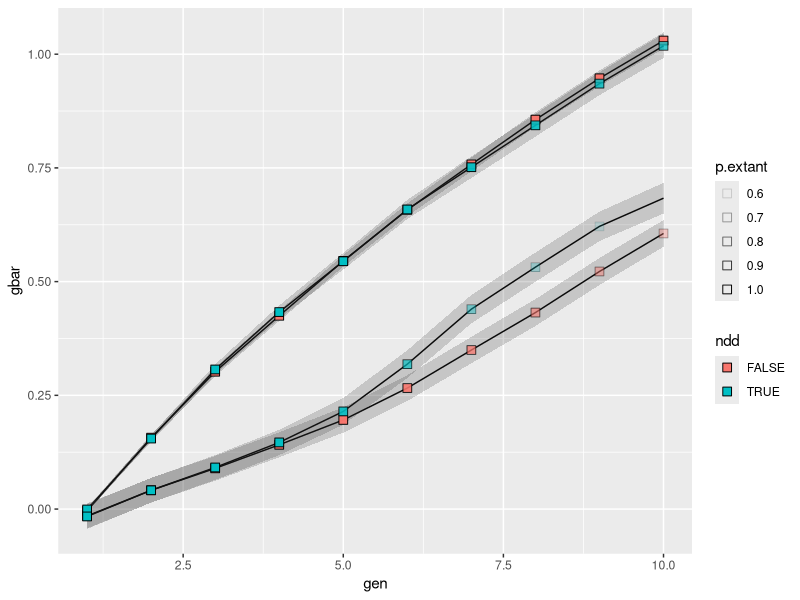
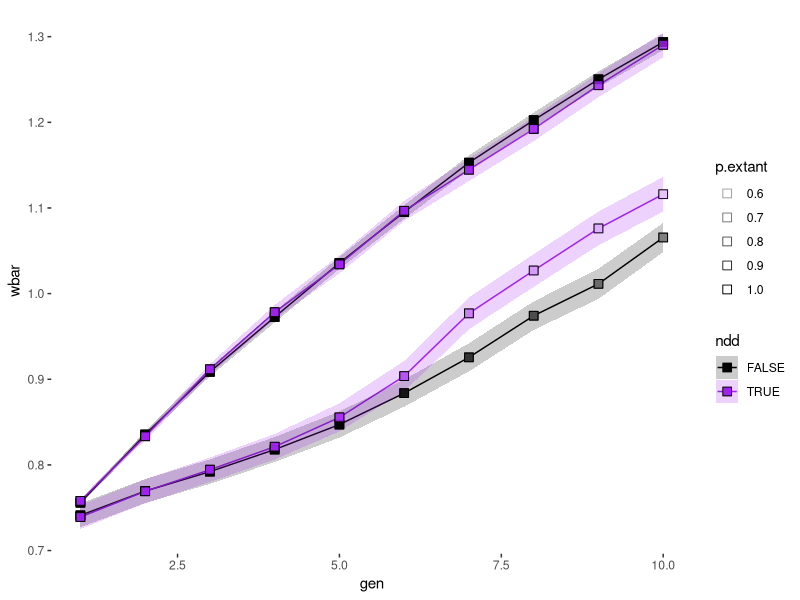

Reproduce these figures in R, in order.
# Quick and dirty plot looking at differences in genotypic change between
# density dependent and density independent populations.
# I ran 1100 simulations of each alpha = 0 and alpha > 0 trials at two different
# levels of initial genetic variation.
# Note that to minimize extinctions all populations are initialized at N = 120.
# At each time step I saved genotype (g_i), phenotype (z_i), and fitness (w_i).
# Here I am plotting results.
# Simulation code: simulations/sim_thrice_bottlenecked/sim_a***_gt_big_init.R


### Load packages

library(ggplot2)
library(dplyr)
library(tidyr)

### Load and combine data

# density independent trials
bign.a000 = read.csv('simulations/outputs/thrice_bottlenecked_results/a000_gt_big_init.csv')
# density dependent trials
bign.a035 = read.csv('simulations/outputs/thrice_bottlenecked_results/a035_gt_big_init.csv')

# combine
bign0.gt = rbind(
  bign.a000 %>% mutate(ndd = FALSE),
  bign.a035 %>% mutate(ndd = TRUE)
) %>%
  # Add column for probablity/proportion of populations extant at this time
  mutate(p.extant = n.trials / max(n.trials))

### Plot results

bign0.gt %>%
  mutate(p.extant = n.trials / max(n.trials)) %>%
  ggplot(aes(x = gen)) +
  geom_line(
    aes(y = gbar, group = interaction(bottleneck, ndd))
  ) +
  geom_ribbon(
    aes(ymin = gbar - 2 * sqrt(gvar / n.trials),
        ymax = gbar + 2 * sqrt(gvar / n.trials),
        group = interaction(bottleneck, ndd)),
    alpha = 0.2
  ) +
  geom_point(
    aes(y = gbar,
        fill = ndd,
        alpha = p.extant),
    shape = 22, size = 3
  ) +
  scale_alpha_continuous(range = c(0, 1))
# Here, plotting genotypes (g_i) over time
# Colored by density dependence (NDD = TRUE is density dependent)

bign0.gt %>%
  ggplot(aes(x = gen)) +
  geom_line(
    aes(y = wbar, 
        colour = ndd,
        group = interaction(bottleneck, ndd))
  ) +
  geom_ribbon(
    aes(ymin = wbar - 2 * sqrt(wvar / n.trials),
        ymax = wbar + 2 * sqrt(wvar / n.trials),
        fill = ndd,
        group = interaction(bottleneck, ndd)),
    alpha = 0.2
  ) +
  geom_point(
    aes(y = wbar),
    shape = 22, size = 3, fill = 'white'
    ) +
  geom_point(
    aes(y = wbar,
        fill = ndd,
        alpha = p.extant),
    shape = 22, size = 3
  ) +
  scale_alpha_continuous(range = c(min(bign0.gt$p.extant)/2, 1)) +
  scale_fill_manual(values = c('black', 'purple')) +
  scale_colour_manual(values = c('black', 'purple')) +
  theme(panel.background = element_blank())
# Here, plotting fitness (w, wbar, w_i)
# Darker color = fewer populations extinct (higher probability of a population being extant).

### Conclusions

# Here, actually, there is no difference in rate of genotypic change.
# Huh... think this is because populations never get small enough to lose
# genetic variation.
# You can definitely see the effect of genetic variation.
# The difference in extinctions (need a better way to visualize this) shows NDD
# selecting for more fit populations.

# Differences in genetic variation are caused by populations being small. But
# then those populations go extinct. This raises the average genotype of the
# surviving population, partially negating the effect of eroded genetic
# variation.

